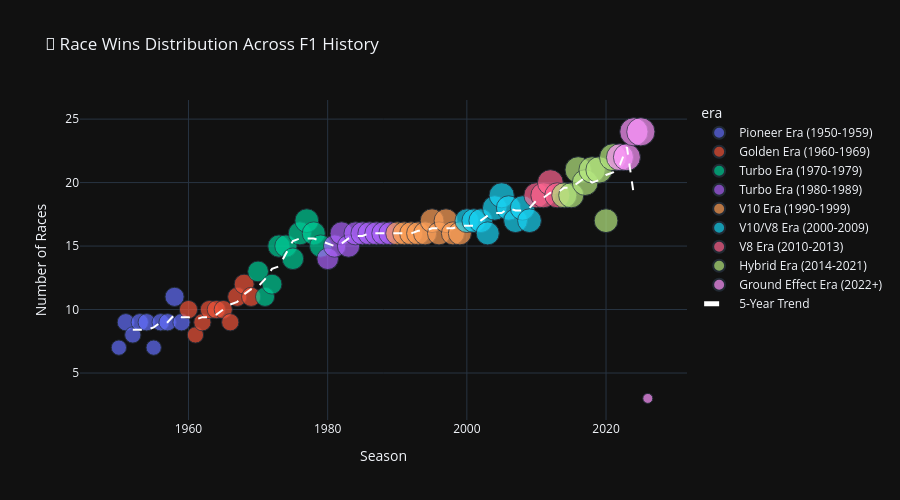

This figure's notebook cell:
### Code cell
# Evolution of Race Wins Over Time
wins_by_year = df[df['is_winner']].groupby('season').size().reset_index(name='wins')
wins_by_year['era'] = wins_by_year['season'].apply(get_era)

fig = px.scatter(
    wins_by_year,
    x='season',
    y='wins',
    color='era',
    title='🏁 Race Wins Distribution Across F1 History',
    size='wins',
    hover_data=['wins']
)

# Add trend line
fig.add_trace(go.Scatter(
    x=wins_by_year['season'],
    y=wins_by_year['wins'].rolling(window=5, center=True).mean(),
    mode='lines',
    name='5-Year Trend',
    line=dict(color='white', width=2, dash='dash')
))

fig.update_layout(
    xaxis_title="Season",
    yaxis_title="Number of Races",
    height=500,
    template='plotly_dark'
)
fig.show()

### Figure 1 — Plotly figure (JSON) as saved in the notebook; plotly's stock layout.template omitted (floating-point values rounded to 4 significant figures)
{"data": [{"hovertemplate": "era=Pioneer Era (1950-1959)<br>season=%{x}<br>wins=%{marker.size}<extra></extra>", "legendgroup": "Pioneer Era (1950-1959)", "marker": {"color": "#636efa", "size": [7, 9, 8, 9, 9, 7, 9, 9, 11, 9], "sizemode": "area", "sizeref": 0.06, "symbol": "circle"}, "mode": "markers", "name": "Pioneer Era (1950-1959)", "orientation": "v", "showlegend": true, "type": "scatter", "x": [1950, 1951, 1952, 1953, 1954, 1955, 1956, 1957, 1958, 1959], "xaxis": "x", "y": [7, 9, 8, 9, 9, 7, 9, 9, 11, 9], "yaxis": "y"}, {"hovertemplate": "era=Golden Era (1960-1969)<br>season=%{x}<br>wins=%{marker.size}<extra></extra>", "legendgroup": "Golden Era (1960-1969)", "marker": {"color": "#EF553B", "size": [10, 8, 9, 10, 10, 10, 9, 11, 12, 11], "sizemode": "area", "sizeref": 0.06, "symbol": "circle"}, "mode": "markers", "name": "Golden Era (1960-1969)", "orientation": "v", "showlegend": true, "type": "scatter", "x": [1960, 1961, 1962, 1963, 1964, 1965, 1966, 1967, 1968, 1969], "xaxis": "x", "y": [10, 8, 9, 10, 10, 10, 9, 11, 12, 11], "yaxis": "y"}, {"hovertemplate": "era=Turbo Era (1970-1979)<br>season=%{x}<br>wins=%{marker.size}<extra></extra>", "legendgroup": "Turbo Era (1970-1979)", "marker": {"color": "#00cc96", "size": [13, 11, 12, 15, 15, 14, 16, 17, 16, 15], "sizemode": "area", "sizeref": 0.06, "symbol": "circle"}, "mode": "markers", "name": "Turbo Era (1970-1979)", "orientation": "v", "showlegend": true, "type": "scatter", "x": [1970, 1971, 1972, 1973, 1974, 1975, 1976, 1977, 1978, 1979], "xaxis": "x", "y": [13, 11, 12, 15, 15, 14, 16, 17, 16, 15], "yaxis": "y"}, {"hovertemplate": "era=Turbo Era (1980-1989)<br>season=%{x}<br>wins=%{marker.size}<extra></extra>", "legendgroup": "Turbo Era (1980-1989)", "marker": {"color": "#ab63fa", "size": [14, 15, 16, 15, 16, 16, 16, 16, 16, 16], "sizemode": "area", "sizeref": 0.06, "symbol": "circle"}, "mode": "markers", "name": "Turbo Era (1980-1989)", "orientation": "v", "showlegend": true, "type": "scatter", "x": [1980, 1981, 1982, 1983, 1984, 1985, 1986, 1987, 1988, 1989], "xaxis": "x", "y": [14, 15, 16, 15, 16, 16, 16, 16, 16, 16], "yaxis": "y"}, {"hovertemplate": "era=V10 Era (1990-1999)<br>season=%{x}<br>wins=%{marker.size}<extra></extra>", "legendgroup": "V10 Era (1990-1999)", "marker": {"color": "#FFA15A", "size": [16, 16, 16, 16, 16, 17, 16, 17, 16, 16], "sizemode": "area", "sizeref": 0.06, "symbol": "circle"}, "mode": "markers", "name": "V10 Era (1990-1999)", "orientation": "v", "showlegend": true, "type": "scatter", "x": [1990, 1991, 1992, 1993, 1994, 1995, 1996, 1997, 1998, 1999], "xaxis": "x", "y": [16, 16, 16, 16, 16, 17, 16, 17, 16, 16], "yaxis": "y"}, {"hovertemplate": "era=V10/V8 Era (2000-2009)<br>season=%{x}<br>wins=%{marker.size}<extra></extra>", "legendgroup": "V10/V8 Era (2000-2009)", "marker": {"color": "#19d3f3", "size": [17, 17, 17, 16, 18, 19, 18, 17, 18, 17], "sizemode": "area", "sizeref": 0.06, "symbol": "circle"}, "mode": "markers", "name": "V10/V8 Era (2000-2009)", "orientation": "v", "showlegend": true, "type": "scatter", "x": [2000, 2001, 2002, 2003, 2004, 2005, 2006, 2007, 2008, 2009], "xaxis": "x", "y": [17, 17, 17, 16, 18, 19, 18, 17, 18, 17], "yaxis": "y"}, {"hovertemplate": "era=V8 Era (2010-2013)<br>season=%{x}<br>wins=%{marker.size}<extra></extra>", "legendgroup": "V8 Era (2010-2013)", "marker": {"color": "#FF6692", "size": [19, 19, 20, 19], "sizemode": "area", "sizeref": 0.06, "symbol": "circle"}, "mode": "markers", "name": "V8 Era (2010-2013)", "orientation": "v", "showlegend": true, "type": "scatter", "x": [2010, 2011, 2012, 2013], "xaxis": "x", "y": [19, 19, 20, 19], "yaxis": "y"}, {"hovertemplate": "era=Hybrid Era (2014-2021)<br>season=%{x}<br>wins=%{marker.size}<extra></extra>", "legendgroup": "Hybrid Era (2014-2021)", "marker": {"color": "#B6E880", "size": [19, 19, 21, 20, 21, 21, 17, 22], "sizemode": "area", "sizeref": 0.06, "symbol": "circle"}, "mode": "markers", "name": "Hybrid Era (2014-2021)", "orientation": "v", "showlegend": true, "type": "scatter", "x": [2014, 2015, 2016, 2017, 2018, 2019, 2020, 2021], "xaxis": "x", "y": [19, 19, 21, 20, 21, 21, 17, 22], "yaxis": "y"}, {"hovertemplate": "era=Ground Effect Era (2022+)<br>season=%{x}<br>wins=%{marker.size}<extra></extra>", "legendgroup": "Ground Effect Era (2022+)", "marker": {"color": "#FF97FF", "size": [22, 22, 24, 24, 3], "sizemode": "area", "sizeref": 0.06, "symbol": "circle"}, "mode": "markers", "name": "Ground Effect Era (2022+)", "orientation": "v", "showlegend": true, "type": "scatter", "x": [2022, 2023, 2024, 2025, 2026], "xaxis": "x", "y": [22, 22, 24, 24, 3], "yaxis": "y"}, {"line": {"color": "white", "dash": "dash", "width": 2}, "mode": "lines", "name": "5-Year Trend", "type": "scatter", "x": [1950, 1951, 1952, 1953, 1954, 1955, 1956, 1957, 1958, 1959, 1960, 1961, 1962, 1963, 1964, 1965, 1966, 1967, 1968, 1969, 1970, 1971, 1972, 1973, 1974, 1975, 1976, 1977, 1978, 1979, 1980, 1981, 1982, 1983, 1984, 1985, 1986, 1987, 1988, 1989, 1990, 1991, 1992, 1993, 1994, 1995, 1996, 1997, 1998, 1999, 2000, 2001, 2002, 2003, 2004, 2005, 2006, 2007, 2008, 2009, 2010, 2011, 2012, 2013, 2014, 2015, 2016, 2017, 2018, 2019, 2020, 2021, 2022, 2023, 2024, 2025, 2026], "y": [NaN, NaN, 8.4, 8.4, 8.4, 8.6, 9.0, 9.0, 9.6, 9.4, 9.4, 9.2, 9.4, 9.4, 9.6, 10.0, 10.4, 10.6, 11.2, 11.6, 11.8, 12.4, 13.2, 13.4, 14.4, 15.4, 15.6, 15.6, 15.6, 15.4, 15.2, 15.0, 15.2, 15.6, 15.8, 15.8, 16.0, 16.0, 16.0, 16.0, 16.0, 16.0, 16.0, 16.2, 16.2, 16.4, 16.4, 16.4, 16.4, 16.6, 16.6, 16.6, 17.0, 17.4, 17.6, 17.6, 18.0, 17.8, 17.8, 18.0, 18.6, 18.8, 19.2, 19.2, 19.6, 19.6, 20.0, 20.4, 20.0, 20.2, 20.6, 20.8, 21.4, 22.8, 19.0, NaN, NaN]}], "layout": {"height": 500, "legend": {"itemsizing": "constant", "title": {"text": "era"}, "tracegroupgap": 0}, "title": {"text": "🏁 Race Wins Distribution Across F1 History"}, "xaxis": {"anchor": "y", "domain": [0, 1], "title": {"text": "Season"}}, "yaxis": {"anchor": "x", "domain": [0, 1], "title": {"text": "Number of Races"}}}}
